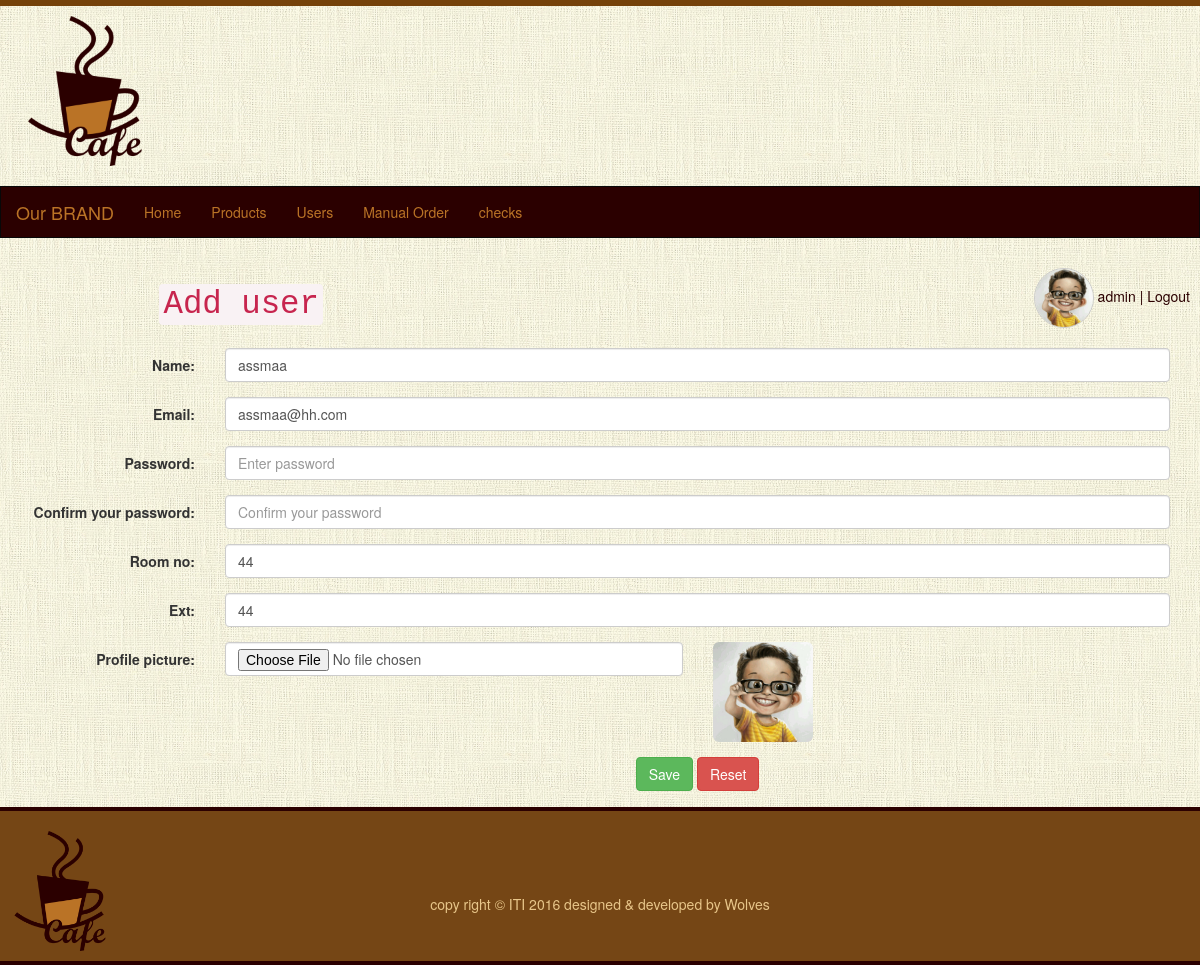
Page /add-user.php?UID=2 (signed in) on the committed database.
### tables this page shows
CREATE TABLE IF NOT EXISTS `users` (
  `user_id` int(12) NOT NULL,
  `name` varchar(200) DEFAULT NULL,
  `email` varchar(200) DEFAULT NULL,
  `password` varchar(100) DEFAULT NULL,
  `room_no` int(12) DEFAULT NULL,
  `image` varchar(200) DEFAULT NULL,
  `user_type` varchar(200) NOT NULL,
  `ext` varchar(200) NOT NULL,
  `status` varchar(50) NOT NULL DEFAULT 'active'
);

### include/classes_header.php (called while the page is built, shortened)
<?php
   include __DIR__."/dblib.php";
   include __DIR__."/admin_class.php";
   include __DIR__."/shared_classes.php";
   $admin = new admin();
   $shared = new sharedmethods();
?>

### include/shared_classes.php (called while the page is built, shortened)
<?php
class sharedmethods{
	 function getUserData($id){
	    $data=array();
		$res=$GLOBALS['db']->select("users",$data,"user_id='{$id}'");
        if(empty($res)){
	           	return 0;
	        }else{
	            return $res;
	        }
	 }
}
?>

### include/dblib.php (called while the page is built, shortened)
<?php
require_once(__DIR__.'/dbconn.php');
class dbmethods {
    private $link = null;
    public function __construct() {
        $this->db = Database::getInstance();
        $this->link = $this->db->getConnection();
    }
    public function select($table, $outFields = array(), $condition = "") {
        $outFieldsSql = "";
        $data = array();
        if (empty($outFields)) {
            $outFieldsSql = "*";
        } else {
            $outFieldsSql = implode($outFields, " , ");
        }
        $sql = "SELECT " . $outFieldsSql . " FROM " . $table . " WHERE " . $condition;
        $result = mysqli_query($this->link, $sql);
        if ($result) {
            while ($row = mysqli_fetch_array($result)) {
                $data[] = $row;
            }
        }
        return $data;
    }
}
?>

### include/dbconn.php (called while the page is built, shortened)
<?php
class Database {
	private $_connection;
	private static $_instance;
	private $_host = "localhost";
	private $_username = "adminb745Saf";
	private $_password = "WCRaGCet71TQ";
	private $_database = "cafeteria";
	public static function getInstance() {
		if(!self::$_instance) {
			self::$_instance = new self();
		}
		return self::$_instance;
	}
	private function __construct() {
		$this->_connection = new mysqli($this->_host, $this->_username,
			$this->_password, $this->_database);
	}
	public function getConnection() {
		return $this->_connection;
	}
}
?>

### include/admin_class.php (called while the page is built, shortened)
<?php
class admin extends ProudctDB {
	function select_users_id($id){
      $query=$GLOBALS['db']->select("users","","user_id=".$id);
      return $query;
	}
}
?>

### add-user.php (the view, shortened to what this page needs)
<?php
    include "include/header.php";
$name="";
$email="";
$image="";
$room_no="";
$ext="";
if(isset($_GET['UID']) || !empty($_GET['UID']) )
		{
			$result=$admin->select_users_id($_GET['UID']);
			if($result){
				foreach($result as $row) {
						$name=$row['name'];
						$email=$row['email'];
						$image=$row['image'];
						$room_no=$row['room_no'];
						$ext=$row['ext'];
						}
		}
		}
?>
<div class="row">
    <div class="col-sm-1"></div>
    <div class="col-sm-3	">
        <h1><code>Add user</code></h1>
    </div>
    <div class="col-sm-4"></div>
    <div class="col-sm-4"></div>
</div>
<div class="row">
    <div class="container">
        <form class="form-horizontal" role="form" method ="post" id="DoAddUser" action="add-user.php" enctype="multipart/form-data">
            <div class="form-group">
                <label class="control-label col-sm-2" for="email">Name:</label>
                <div class="col-sm-10">
                    <input type="text" class="form-control" name="name" id="name" placeholder="Enter name" required value="<?php echo $name; ?>">
                </div>
            </div>
            <div class="form-group">
                <label class="control-label col-sm-2" for="email">Email:</label>
                <div class="col-sm-10">
                    <input type="text" class="form-control" id="email" name="email"  placeholder="Enter email" required value="<?php echo $email; ?>">
                </div>
           </div>
            <div class="form-group">
                <label class="control-label col-sm-2" for="pwd">Password:</label>
                <div class="col-sm-10">
                    <input type="password" class="form-control" id="pwd" name="password" placeholder="Enter password" >
                </div>
            </div>
            <div class="form-group">
                <label class="control-label col-sm-2" for="pwd">Confirm your password:</label>
                <div class="col-sm-10">
                    <input type="password" class="form-control" id="cpwd" name="cpassword" placeholder="Confirm your password">
                </div>
            </div>
            <div class="form-group">
                <label class="control-label col-sm-2" for="pwd">Room no:</label>
                <div class="col-sm-10">
                    <input type="text" class="form-control" id="roomNo" name="roomNo" placeholder="Enter room no." maxlength="4" required value="<?php echo $room_no; ?>">
                </div>
            </div>
            <div class="form-group">
                <label class="control-label col-sm-2" for="pwd">Ext:</label>
                <div class="col-sm-10">
                    <input type="text" class="form-control" id="ext" name="ext" placeholder="Enter Ext no." maxlength="4" required value="<?php echo $ext; ?>">
                </div>
           </div>
            <div class="form-group">
                <label class="control-label col-sm-2" for="pwd">Profile picture:</label>
                <div class="col-sm-5">
                    <input type="file" class="form-control" name="imageuser" id="pic">
                </div>
                <div class="col-sm-5">
			<img style="width:100px;" class="img-rounded img-responsive"  src="<?php echo "uploads/".$image; ?>"/>
                </div>
            </div>
            <div class="form-group">
                <div class="col-sm-offset-2 col-sm-10">
                    <input type="submit" value="Save" id="submit" name="submit"   class="btn btn-success"/>
                    <input type="Reset"   value="Reset"   class="btn btn-danger"/>
                </div>
            </div>
        </form>
    </div>
</div>
<?php include "include/footer.php"; ?>

### include/header.php (shortened to what this page needs)
<?php
   include "include/classes_header.php";
?>
<!DOCTYPE html>
<html lang="en">
<head>
    <link rel="stylesheet" href="Assets/css/bootstrap.css">
    <link rel="stylesheet" href="Assets/css/style.css" />
    <link rel="stylesheet" href="Assets/font-awesome-4.5.0/css/font-awesome.css">
    <link rel="stylesheet" href="//code.jquery.com/ui/1.11.4/themes/smoothness/jquery-ui.css">
</head>
<body>
<div class="container-fluid text-center">
<img src="Assets/img/logo.png" class="logo pull-left">
<p class="clearfix"></p>
<?php
 $user=$shared->getUserData($_SESSION['user_id']);
 ?>
<nav class="navbar navbar-inverse" >
		<div class="navbar-header"><a class="navbar-brand" href="#">Our BRAND</a></div>
		<div class="navbar-collapse collapse">
		  <?php if($_SESSION['usertype']=='admin'){ ?>
			<ul class="nav navbar-nav">
				<li><a href="index.php">Home</a></li>
				<li><a href="all-products.php">Products</a></li>
				<li><a href="all-users.php">Users</a></li>
				<li><a href="order-admin.php">Manual Order</a></li>
				<li><a href="checks.php">checks</a></li>
    		</ul>
    	  <?php } ?>
		</div>
</nav>
<div class="user_data pull-right">
	<img src="uploads/<?php echo $user[0]['image'] ;?>" alt=''/>
	<a href=""><?php echo $user[0]['name'] ;?></a>
	<a href="logout.php"> | Logout</a>
</div>

### Assets/css/style.css (style rules this page uses)
body { background: url(../img/bg.jpg) ; border-top: solid 6px #75420A; }
body .navbar { border-radius: 0px; }
.user_data { margin: 10px; }
.user_data img { width: 60px; height: 60px; border-radius: 5px; border:solid 1px #ccc; border-radius: 100%; }
.logo { width: 150px; margin: 10px; }
.container-fluid { padding-right: 0px; padding-left: 0px; }
.navbar-inverse { background-color: #2B0000; }
.navbar-inverse .navbar-nav > li > a { color: #BA7326; }
.navbar-inverse .navbar-brand { color: #BA7326; }
a { color: #2B0000; text-decoration: none; }

### rows in the picture
users: image (picture), name "admin"
users: name "assmaa", email "assmaa@hh.com", roomNo "44", ext "44", image (picture)
